Frame 1 (no input): blank canvas, image omitted
Frame 60 (the mouse pressed at the canvas centre just before this capture): blank canvas, image omitted
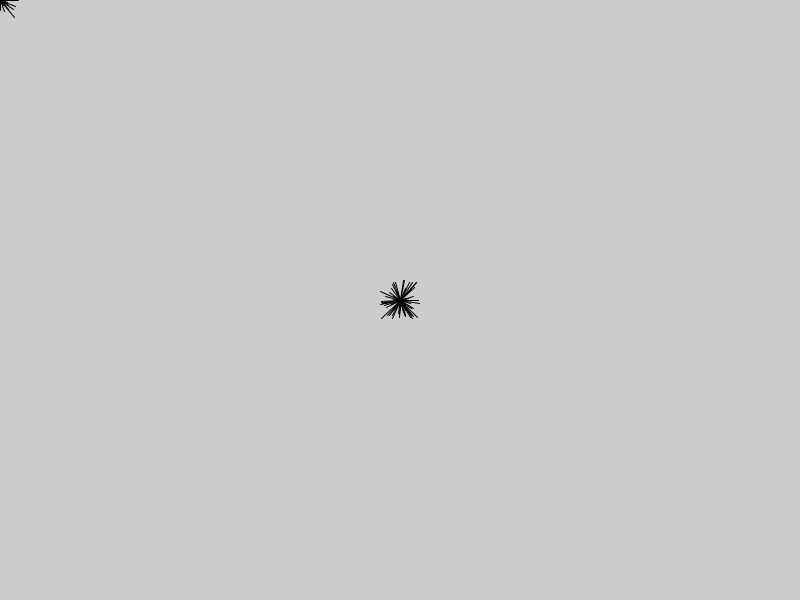
Frame 120 (the mouse held since frame 60 and released just before this capture)

The Processing sketch whose frames 1 and 60 were blank and that drew this single picture after the mouse press (run headless with seeded random() and noise(); from frame 60 on, the mouse is pressed at the canvas centre):

// Processing sketch: CCRS_09_RANDOM_MOUSE_TRAILS
// ── CCRS_09_RANDOM_MOUSE_TRAILS.pde
// @DHDPIC

// USING PROCESSING TO RUN COMMANDS EVERY FRAME

// CREATE VARIABLES
int counter;


// SETUP YOUR SKETCH
void setup() {
  size(800,600);
  counter = 0;
}

// COMMANDS THAT RUN EVERY FRAME
void draw() {
  counter += 1;
  println(counter);
  // DRAW A POINT WITH THE MOUSE
  line(mouseX,mouseY,mouseX + random(-20,20), mouseY + random(-20,20));
}
